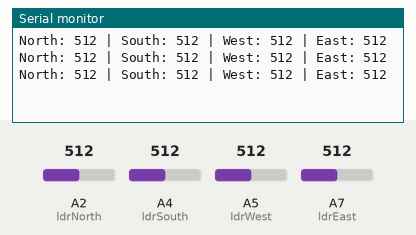
Bench run of a sketch on a simulated Arduino Nano, built with avr-gcc and run on an emulated ATmega328P. Shown: the last lines printed to the serial monitor. The inputs (shaded band) are chosen by the test bench; at power-on: A2 (ldrNorth) = 512, A4 (ldrSouth) = 512, A5 (ldrWest) = 512, A7 (ldrEast) = 512.

Above: at 1.3 s.
1.4 s: A2 (ldrNorth) set to 716
At 1.9 s:
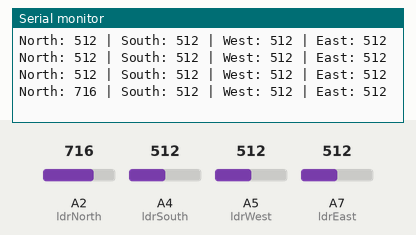
2.9 s: A4 (ldrSouth) set to 716
At 3.3 s:
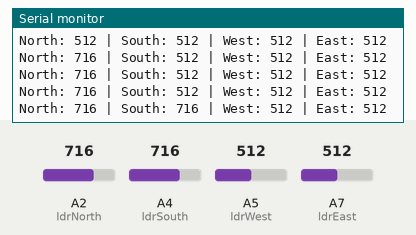
4.4 s: A5 (ldrWest) set to 716
At 4.9 s:
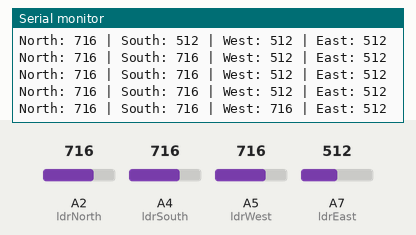
5.9 s: A7 (ldrEast) set to 716
At 6.4 s:
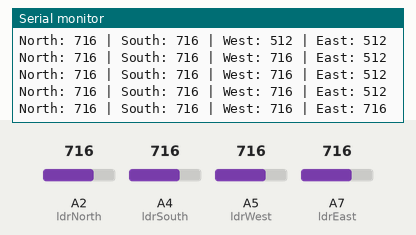
7.4 s: A2 (ldrNorth) set to 992
At 7.9 s:
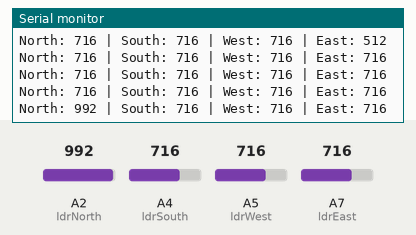
8.9 s: A4 (ldrSouth) set to 992
At 9.4 s:
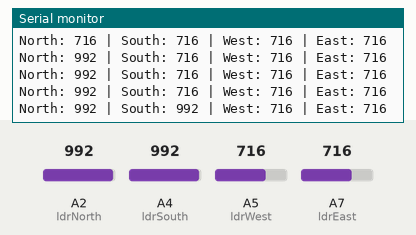
Timing chart, 0 to 11.4 s (numbered marks = the images above; inputs shaded):
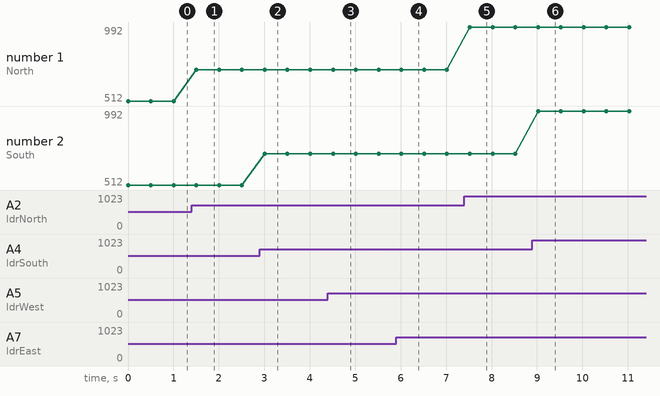

Measured:
- after the input at 1.4 s, the serial monitor: prints a new line after 0.10 s (image 1)
- after the input at 2.9 s, the serial monitor: prints a new line after 0.11 s (image 2)
- after the input at 4.4 s, the serial monitor: prints a new line after 0.11 s (image 3)
- after the input at 5.9 s, the serial monitor: prints a new line after 0.12 s (image 4)
- after the input at 7.4 s, the serial monitor: prints a new line after 0.12 s (image 5)
- after the input at 8.9 s, the serial monitor: prints a new line after 0.12 s (image 6)
- plotted number 1: 512 → 716 after the input at 1.4 s, 716 → 992 after the input at 7.4 s

The sketch:

sketch_mar18a.ino
```cpp
// LDR sensor pins
const int ldrNorth = A2;
const int ldrSouth = A4;
const int ldrWest = A5;
const int ldrEast = A7;

void setup() {
    Serial.begin(9600); // Start Serial Monitor
}

void loop() {
    // Read LDR sensor values
    int northValue = analogRead(ldrNorth);
    int southValue = analogRead(ldrSouth);
    int westValue = analogRead(ldrWest);
    int eastValue = analogRead(ldrEast);

    // Print values to Serial Monitor
    Serial.print("North: "); Serial.print(northValue);
    Serial.print(" | South: "); Serial.print(southValue);
    Serial.print(" | West: "); Serial.print(westValue);
    Serial.print(" | East: "); Serial.println(eastValue);

    delay(500); // Wait 500ms before next reading
}
```
